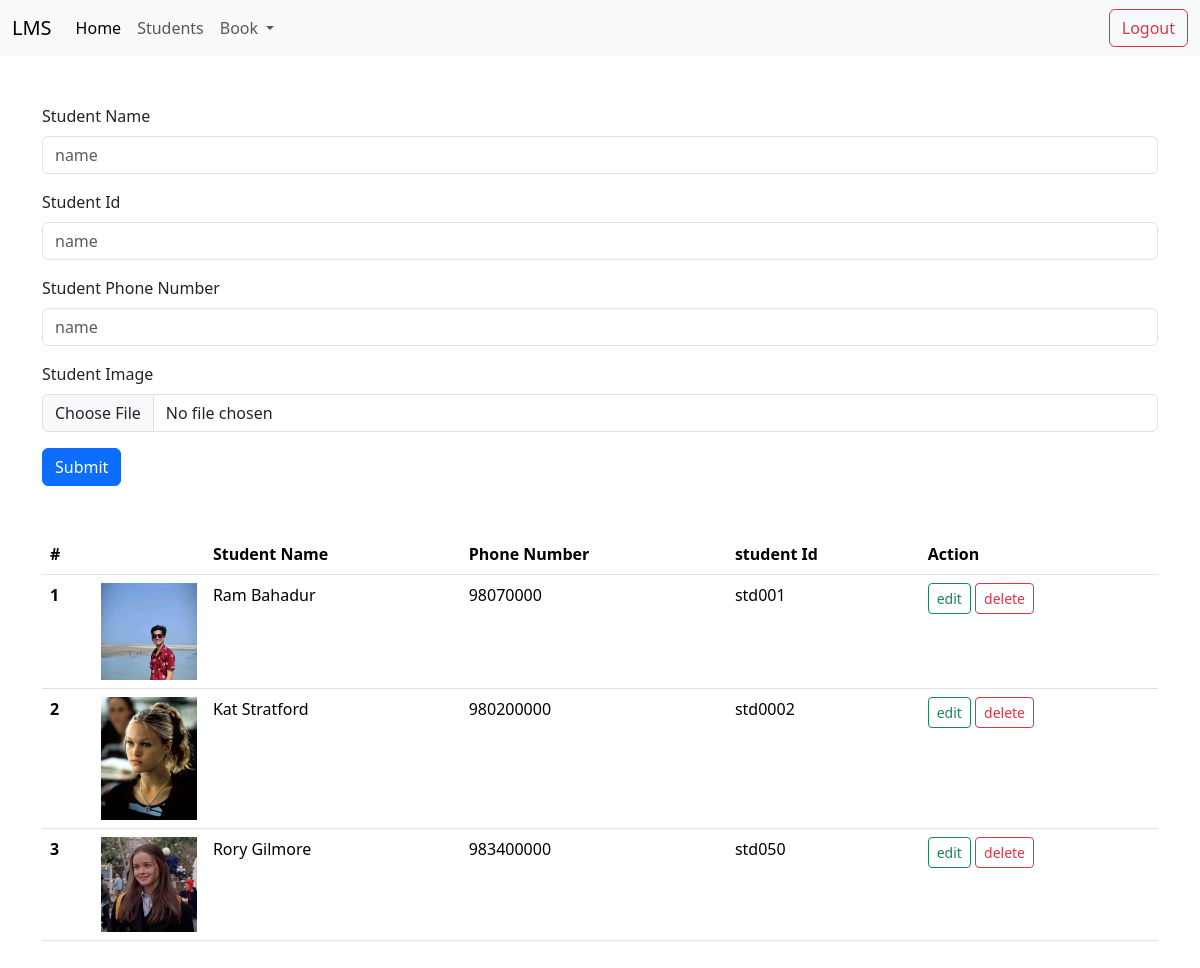
The app's page /dashboard/students/ (signed in) with its own data.
### lms/models.py (models this page shows, shortened)
class Student(models.Model):
    name = models.CharField(max_length = 1000)
    phone_number = models.CharField(max_length=15)
    image = models.FileField(upload_to='students/')
    student_id = models.CharField(max_length=50)

### lms/views.py (the view)
# urls.py: path('dashboard/students/', student),
def student(request):
    if request.method == "POST":
        req_name = request.POST.get('name')
        req_student_id = request.POST.get('student_id')
        req_image = request.FILES.get('image')
        req_phone_number = request.POST.get('phone_number')
        student = Student.objects.create(
            name=req_name,
            student_id = req_student_id,
            image = req_image,
            phone_number = req_phone_number
            )
        if student:
            return redirect('/dashboard/students')
        else:
            return render(request,'/dashboard/student',{'error':'Error Something went wrong '})
    else:
        if request.user.is_authenticated:
            students = Student.objects.all()
            return render(request, 'dashboard/student/index.html',{'students':students})
        else:
            return redirect('/login/')

### templates/dashboard/student/index.html (shortened to what this page needs)
{% extends "dashboard/layout/layout.html" %}
{% block content %}
<div class="mt-5">
    <div class="container">
        <form action="/dashboard/students/" method="POST" enctype="multipart/form-data">
            <div class="my-3 ">
                <label for="exampleFormControlInput1" class="form-label">Student Name</label>
                <input type="text" class="form-control" name="name" placeholder="name">
            </div>
            <div class="my-3 ">
                <label for="exampleFormControlInput1" class="form-label">Student Id</label>
                <input type="text" class="form-control" name="student_id" placeholder="name">
            </div>
            <div class="my-3 ">
                <label for="exampleFormControlInput1" class="form-label">Student Phone Number</label>
                <input type="text" class="form-control" name="phone_number" placeholder="name">
            </div>
            <div class="my-3 ">
                <label for="exampleFormControlInput1" class="form-label">Student Image</label>
                <input type="file" class="form-control" name="image" placeholder="name">
            </div>
            <button class="btn btn-primary" type="submit">Submit</button>
        </form>
    </div>
    <div class="container mt-5 mb-5">
        <table class="table">
            <thead>
                <tr>
                    <th scope="col">#</th>
                    <th scope="col" width="10%"></th>
                    <th scope="col">Student Name</th>
                    <th scope="col">Phone Number</th>
                    <th scope="col">student Id</th>
                    <th scope="col">Action</th>
                </tr>
            </thead>
            <tbody>
                {% for student in students %}
                <tr>
                    <th scope="row">{{ forloop.counter }}</th>
                    <td> <img src="{{ student.image.url }}" width="100%  " alt=""> {{ category.name }}</td>
                    <td>{{ student.name }}</td>
                    <td>{{ student.phone_number }}</td>
                    <td>{{ student.student_id }}</td>
                    <td>
                        <a href="/dashboard/students/edit/{{student.id}}" class="btn btn-outline-success btn-sm">edit</a>
                        <a href="/dashboard/students/delete/{{student.id}}" class="btn btn-outline-danger btn-sm">delete</a>
                    </td>
                </tr>
                {% endfor %}
            </tbody>
        </table>
    </div>
</div>
{% endblock %}

### templates/dashboard/layout/layout.html (shortened to what this page needs)
<!DOCTYPE html>
<html lang="en">
<head>
  <link href="https://cdn.jsdelivr.net/npm/bootstrap@5.3.2/dist/css/bootstrap.min.css" rel="stylesheet">
</head>
<body>
    <nav class="navbar navbar-expand-lg bg-body-tertiary">
        <div class="container-fluid">
          <a class="navbar-brand" href="/dashboard/">LMS</a>
          <div class="collapse navbar-collapse" id="navbarSupportedContent">
            <ul class="navbar-nav me-auto mb-2 mb-lg-0">
              <li class="nav-item">
                <a class="nav-link active" aria-current="page" href="/dashboard/">Home</a>
              </li>
              <li class="nav-item">
                <a class="nav-link" href="/dashboard/students/">Students</a>
              </li>
              <li class="nav-item dropdown">
                <a class="nav-link dropdown-toggle" href="#" role="button" data-bs-toggle="dropdown" aria-expanded="false">
                  Book
                </a>
              </li>
            </ul>
            <form class="d-flex" role="search">
              <button class="btn btn-outline-danger" type="submit">Logout</button>
            </form>
          </div>
        </div>
      </nav>
      <main>
        {% block content %}{% endblock %}
      </main>
</body>
</html>

### records on screen
Student: image (picture), name "Ram Bahadur", phone_number "98070000", student_id "std001"
Student: image (picture), name "Kat Stratford", phone_number "980200000", student_id "std0002"
Student: image (picture), name "Rory Gilmore", phone_number "983400000", student_id "std050"
